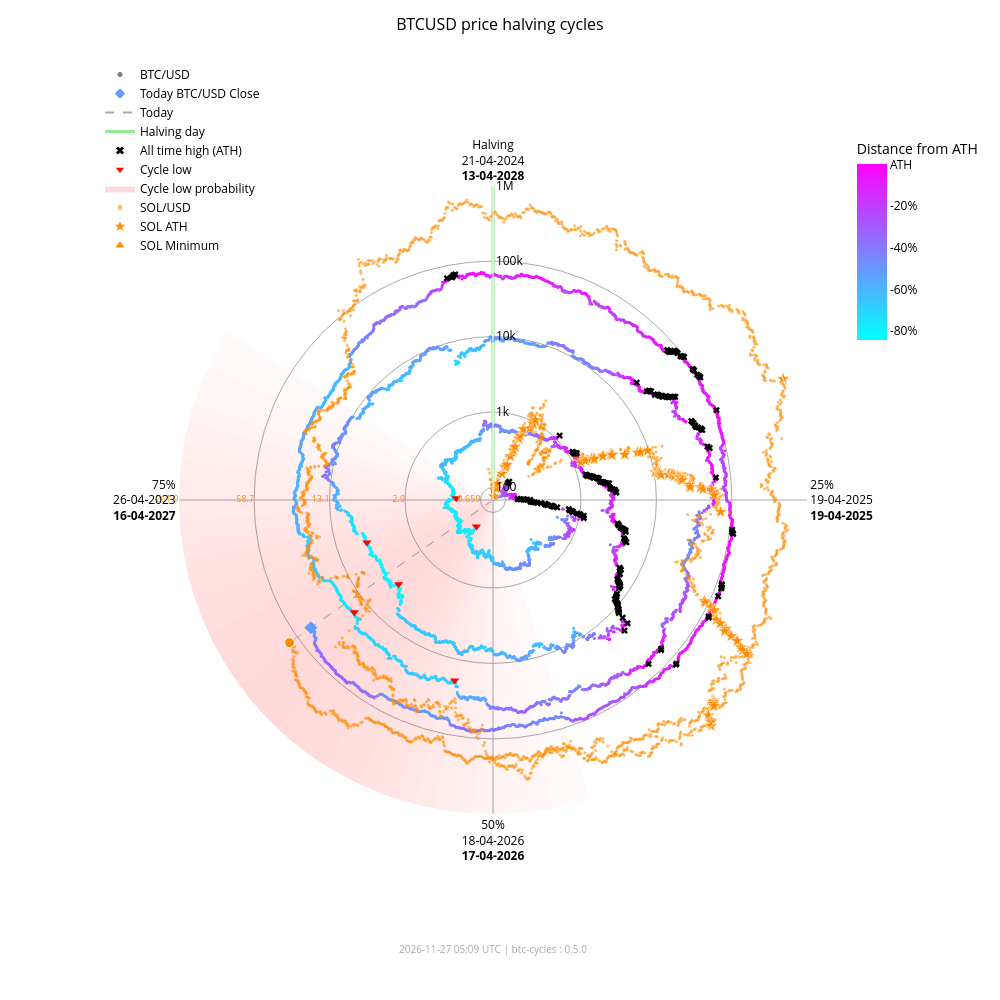

The notebook cell this image was saved under:
### Markdown cell above
### Interactive chart with overlay

### Code cell
fig_overlay_interactive = btc.plot(
    kind="interactive",
    from_date="2012-11-28",
    overlay=sol,
)
fig_overlay_interactive.show(config={"scrollZoom": True, "displayModeBar": True})

### Figure 1 — Plotly figure (JSON) as saved in the notebook; plotly's stock layout.template omitted (floating-point values rounded to 4 significant figures; data arrays with more than 128 entries replaced by an {"elided": "..."} marker saying what was removed)
{"data": [{"fill": "toself", "fillcolor": "rgba(255,0,0,0.018306980149439524)", "hoverinfo": "skip", "line": {"width": 0}, "mode": "lines", "r": [68.43, 1000000, 1000000, 68.43, 68.43], "showlegend": false, "theta": [162.0, 162.0, 165.6, 165.6, 162.0], "type": "scatterpolar"}, {"fill": "toself", "fillcolor": "rgba(255,0,0,0.02405911634527998)", "hoverinfo": "skip", "line": {"width": 0}, "mode": "lines", "r": [68.43, 1000000, 1000000, 68.43, 68.43], "showlegend": false, "theta": [165.6, 165.6, 169.2, 169.2, 165.6], "type": "scatterpolar"}, {"fill": "toself", "fillcolor": "rgba(255,0,0,0.030803449372254352)", "hoverinfo": "skip", "line": {"width": 0}, "mode": "lines", "r": [68.43, 1000000, 1000000, 68.43, 68.43], "showlegend": false, "theta": [169.2, 169.2, 172.8, 172.8, 169.2], "type": "scatterpolar"}, {"fill": "toself", "fillcolor": "rgba(255,0,0,0.03847233586005252)", "hoverinfo": "skip", "line": {"width": 0}, "mode": "lines", "r": [68.43, 1000000, 1000000, 68.43, 68.43], "showlegend": false, "theta": [172.8, 172.8, 176.4, 176.4, 172.8], "type": "scatterpolar"}, {"fill": "toself", "fillcolor": "rgba(255,0,0,0.04694405159551339)", "hoverinfo": "skip", "line": {"width": 0}, "mode": "lines", "r": [68.43, 1000000, 1000000, 68.43, 68.43], "showlegend": false, "theta": [176.4, 176.4, 180.0, 180.0, 176.4], "type": "scatterpolar"}, {"fill": "toself", "fillcolor": "rgba(255,0,0,0.05605603979818329)", "hoverinfo": "skip", "line": {"width": 0}, "mode": "lines", "r": [68.43, 1000000, 1000000, 68.43, 68.43], "showlegend": false, "theta": [180.0, 180.0, 183.6, 183.6, 180.0], "type": "scatterpolar"}, {"fill": "toself", "fillcolor": "rgba(255,0,0,0.06562330627802694)", "hoverinfo": "skip", "line": {"width": 0}, "mode": "lines", "r": [68.43, 1000000, 1000000, 68.43, 68.43], "showlegend": false, "theta": [183.6, 183.6, 187.2, 187.2, 183.6], "type": "scatterpolar"}, {"fill": "toself", "fillcolor": "rgba(255,0,0,0.07545707932574237)", "hoverinfo": "skip", "line": {"width": 0}, "mode": "lines", "r": [68.43, 1000000, 1000000, 68.43, 68.43], "showlegend": false, "theta": [187.2, 187.2, 190.8, 190.8, 187.2], "type": "scatterpolar"}, {"fill": "toself", "fillcolor": "rgba(255,0,0,0.08537841060169407)", "hoverinfo": "skip", "line": {"width": 0}, "mode": "lines", "r": [68.43, 1000000, 1000000, 68.43, 68.43], "showlegend": false, "theta": [190.8, 190.8, 194.4, 194.4, 190.8], "type": "scatterpolar"}, {"fill": "toself", "fillcolor": "rgba(255,0,0,0.09522272137134848)", "hoverinfo": "skip", "line": {"width": 0}, "mode": "lines", "r": [68.43, 1000000, 1000000, 68.43, 68.43], "showlegend": false, "theta": [194.4, 194.4, 198.0, 198.0, 194.4], "type": "scatterpolar"}, {"fill": "toself", "fillcolor": "rgba(255,0,0,0.10483418800389058)", "hoverinfo": "skip", "line": {"width": 0}, "mode": "lines", "r": [68.43, 1000000, 1000000, 68.43, 68.43], "showlegend": false, "theta": [198.0, 198.0, 201.6, 201.6, 198.0], "type": "scatterpolar"}, {"fill": "toself", "fillcolor": "rgba(255,0,0,0.11405248627197925)", "hoverinfo": "skip", "line": {"width": 0}, "mode": "lines", "r": [68.43, 1000000, 1000000, 68.43, 68.43], "showlegend": false, "theta": [201.6, 201.6, 205.2, 205.2, 201.6], "type": "scatterpolar"}, {"fill": "toself", "fillcolor": "rgba(255,0,0,0.12269756305009562)", "hoverinfo": "skip", "line": {"width": 0}, "mode": "lines", "r": [68.43, 1000000, 1000000, 68.43, 68.43], "showlegend": false, "theta": [205.2, 205.2, 208.8, 208.8, 205.2], "type": "scatterpolar"}, {"fill": "toself", "fillcolor": "rgba(255,0,0,0.13055959037792858)", "hoverinfo": "skip", "line": {"width": 0}, "mode": "lines", "r": [68.43, 1000000, 1000000, 68.43, 68.43], "showlegend": false, "theta": [208.8, 208.8, 212.4, 212.4, 208.8], "type": "scatterpolar"}, {"fill": "toself", "fillcolor": "rgba(255,0,0,0.13740037014073872)", "hoverinfo": "skip", "line": {"width": 0}, "mode": "lines", "r": [68.43, 1000000, 1000000, 68.43, 68.43], "showlegend": false, "theta": [212.4, 212.4, 216.0, 216.0, 212.4], "type": "scatterpolar"}, {"fill": "toself", "fillcolor": "rgba(255,0,0,0.14296927208088228)", "hoverinfo": "skip", "line": {"width": 0}, "mode": "lines", "r": [68.43, 1000000, 1000000, 68.43, 68.43], "showlegend": false, "theta": [216.0, 216.0, 219.6, 219.6, 216.0], "type": "scatterpolar"}, {"fill": "toself", "fillcolor": "rgba(255,0,0,0.14703219887325494)", "hoverinfo": "skip", "line": {"width": 0}, "mode": "lines", "r": [68.43, 1000000, 1000000, 68.43, 68.43], "showlegend": false, "theta": [219.6, 219.6, 223.2, 223.2, 219.6], "type": "scatterpolar"}, {"fill": "toself", "fillcolor": "rgba(255,0,0,0.14940752827264187)", "hoverinfo": "skip", "line": {"width": 0}, "mode": "lines", "r": [68.43, 1000000, 1000000, 68.43, 68.43], "showlegend": false, "theta": [223.2, 223.2, 226.8, 226.8, 223.2], "type": "scatterpolar"}, {"fill": "toself", "fillcolor": "rgba(255,0,0,0.15)", "hoverinfo": "skip", "line": {"width": 0}, "mode": "lines", "r": [68.43, 1000000, 1000000, 68.43, 68.43], "showlegend": false, "theta": [226.8, 226.8, 230.4, 230.4, 226.8], "type": "scatterpolar"}, {"fill": "toself", "fillcolor": "rgba(255,0,0,0.14882314851976614)", "hoverinfo": "skip", "line": {"width": 0}, "mode": "lines", "r": [68.43, 1000000, 1000000, 68.43, 68.43], "showlegend": false, "theta": [230.4, 230.4, 234.0, 234.0, 230.4], "type": "scatterpolar"}, {"fill": "toself", "fillcolor": "rgba(255,0,0,0.14600334989350275)", "hoverinfo": "skip", "line": {"width": 0}, "mode": "lines", "r": [68.43, 1000000, 1000000, 68.43, 68.43], "showlegend": false, "theta": [234.0, 234.0, 237.6, 237.6, 234.0], "type": "scatterpolar"}, {"fill": "toself", "fillcolor": "rgba(255,0,0,0.14176315293000513)", "hoverinfo": "skip", "line": {"width": 0}, "mode": "lines", "r": [68.43, 1000000, 1000000, 68.43, 68.43], "showlegend": false, "theta": [237.6, 237.6, 241.2, 241.2, 237.6], "type": "scatterpolar"}, {"fill": "toself", "fillcolor": "rgba(255,0,0,0.1363869302869166)", "hoverinfo": "skip", "line": {"width": 0}, "mode": "lines", "r": [68.43, 1000000, 1000000, 68.43, 68.43], "showlegend": false, "theta": [241.2, 241.2, 244.8, 244.8, 241.2], "type": "scatterpolar"}, {"fill": "toself", "fillcolor": "rgba(255,0,0,0.13017643696734477)", "hoverinfo": "skip", "line": {"width": 0}, "mode": "lines", "r": [68.43, 1000000, 1000000, 68.43, 68.43], "showlegend": false, "theta": [244.8, 244.8, 248.4, 248.4, 244.8], "type": "scatterpolar"}, {"fill": "toself", "fillcolor": "rgba(255,0,0,0.1234063302665758)", "hoverinfo": "skip", "line": {"width": 0}, "mode": "lines", "r": [68.43, 1000000, 1000000, 68.43, 68.43], "showlegend": false, "theta": [248.4, 248.4, 252.0, 252.0, 248.4], "type": "scatterpolar"}, {"fill": "toself", "fillcolor": "rgba(255,0,0,0.11628949020714345)", "hoverinfo": "skip", "line": {"width": 0}, "mode": "lines", "r": [68.43, 1000000, 1000000, 68.43, 68.43], "showlegend": false, "theta": [252.0, 252.0, 255.6, 255.6, 252.0], "type": "scatterpolar"}, {"fill": "toself", "fillcolor": "rgba(255,0,0,0.108959277972535)", "hoverinfo": "skip", "line": {"width": 0}, "mode": "lines", "r": [68.43, 1000000, 1000000, 68.43, 68.43], "showlegend": false, "theta": [255.6, 255.6, 259.2, 259.2, 255.6], "type": "scatterpolar"}, {"fill": "toself", "fillcolor": "rgba(255,0,0,0.1014715299920515)", "hoverinfo": "skip", "line": {"width": 0}, "mode": "lines", "r": [68.43, 1000000, 1000000, 68.43, 68.43], "showlegend": false, "theta": [259.2, 259.2, 262.8, 262.8, 259.2], "type": "scatterpolar"}, {"fill": "toself", "fillcolor": "rgba(255,0,0,0.09382430417652897)", "hoverinfo": "skip", "line": {"width": 0}, "mode": "lines", "r": [68.43, 1000000, 1000000, 68.43, 68.43], "showlegend": false, "theta": [262.8, 262.8, 266.4, 266.4, 262.8], "type": "scatterpolar"}, {"fill": "toself", "fillcolor": "rgba(255,0,0,0.08598937207621672)", "hoverinfo": "skip", "line": {"width": 0}, "mode": "lines", "r": [68.43, 1000000, 1000000, 68.43, 68.43], "showlegend": false, "theta": [266.4, 266.4, 270.0, 270.0, 266.4], "type": "scatterpolar"}, {"fill": "toself", "fillcolor": "rgba(255,0,0,0.07794710108398434)", "hoverinfo": "skip", "line": {"width": 0}, "mode": "lines", "r": [68.43, 1000000, 1000000, 68.43, 68.43], "showlegend": false, "theta": [270.0, 270.0, 273.6, 273.6, 270.0], "type": "scatterpolar"}, {"fill": "toself", "fillcolor": "rgba(255,0,0,0.06971614429145927)", "hoverinfo": "skip", "line": {"width": 0}, "mode": "lines", "r": [68.43, 1000000, 1000000, 68.43, 68.43], "showlegend": false, "theta": [273.6, 273.6, 277.2, 277.2, 273.6], "type": "scatterpolar"}, {"fill": "toself", "fillcolor": "rgba(255,0,0,0.061371174705723626)", "hoverinfo": "skip", "line": {"width": 0}, "mode": "lines", "r": [68.43, 1000000, 1000000, 68.43, 68.43], "showlegend": false, "theta": [277.2, 277.2, 280.8, 280.8, 277.2], "type": "scatterpolar"}, {"fill": "toself", "fillcolor": "rgba(255,0,0,0.05304520605236535)", "hoverinfo": "skip", "line": {"width": 0}, "mode": "lines", "r": [68.43, 1000000, 1000000, 68.43, 68.43], "showlegend": false, "theta": [280.8, 280.8, 284.4, 284.4, 280.8], "type": "scatterpolar"}, {"fill": "toself", "fillcolor": "rgba(255,0,0,0.044916938988340704)", "hoverinfo": "skip", "line": {"width": 0}, "mode": "lines", "r": [68.43, 1000000, 1000000, 68.43, 68.43], "showlegend": false, "theta": [284.4, 284.4, 288.0, 288.0, 284.4], "type": "scatterpolar"}, {"fill": "toself", "fillcolor": "rgba(255,0,0,0.0371870550186571)", "hoverinfo": "skip", "line": {"width": 0}, "mode": "lines", "r": [68.43, 1000000, 1000000, 68.43, 68.43], "showlegend": false, "theta": [288.0, 288.0, 291.6, 291.6, 288.0], "type": "scatterpolar"}, {"fill": "toself", "fillcolor": "rgba(255,0,0,0.030049603184432498)", "hoverinfo": "skip", "line": {"width": 0}, "mode": "lines", "r": [68.43, 1000000, 1000000, 68.43, 68.43], "showlegend": false, "theta": [291.6, 291.6, 295.2, 295.2, 291.6], "type": "scatterpolar"}, {"fill": "toself", "fillcolor": "rgba(255,0,0,0.023665126797805223)", "hoverinfo": "skip", "line": {"width": 0}, "mode": "lines", "r": [68.43, 1000000, 1000000, 68.43, 68.43], "showlegend": false, "theta": [295.2, 295.2, 298.8, 298.8, 295.2], "type": "scatterpolar"}, {"fill": "toself", "fillcolor": "rgba(255,0,0,0.018141004067302662)", "hoverinfo": "skip", "line": {"width": 0}, "mode": "lines", "r": [68.43, 1000000, 1000000, 68.43, 68.43], "showlegend": false, "theta": [298.8, 298.8, 302.4, 302.4, 298.8], "type": "scatterpolar"}, {"hoverinfo": "skip", "line": {"color": "darkgrey", "dash": "dash", "width": 1}, "mode": "lines", "r": [68.43, 60490.0], "showlegend": false, "theta": [235.0, 235.0], "type": "scatterpolar"}, {"hoverinfo": "skip", "line": {"color": "darkgrey", "dash": "dash", "width": 1}, "mode": "lines", "r": [68.43, 134000.0], "showlegend": false, "theta": [235.0, 235.0], "type": "scatterpolar"}, {"hoverinfo": "skip", "line": {"color": "lightgreen", "width": 3}, "mode": "lines", "r": [68.43, 1000000], "showlegend": false, "theta": [0, 0], "type": "scatterpolar"}, {"hoverinfo": "text", "marker": {"color": {"elided": "4962 str values"}, "size": 3}, "mode": "markers", "r": {"elided": "4962 float values"}, "showlegend": false, "text": {"elided": "4962 str values"}, "theta": {"elided": "4962 float values"}, "type": "scatterpolar"}, {"hoverinfo": "text", "marker": {"color": "#FF8C00", "opacity": 0.6, "size": 3}, "mode": "markers", "r": {"elided": "2422 float values"}, "showlegend": false, "text": {"elided": "2422 str values"}, "theta": {"elided": "2422 float values"}, "type": "scatterpolar"}, {"hoverinfo": "text", "marker": {"color": "#649bff", "size": 10, "symbol": "diamond"}, "mode": "markers", "r": [60490.0], "showlegend": false, "text": ["Today<br>Date: 2026-11-26<br>Price: $60,494.71"], "theta": [235.0], "type": "scatterpolar"}, {"hoverinfo": "text", "marker": {"color": "#FF8C00", "line": {"color": "white", "width": 1}, "size": 10, "symbol": "circle"}, "mode": "markers", "r": [134000.0], "showlegend": false, "text": ["Today SOL<br>Date: 2026-11-26<br>Price: $70.93"], "theta": [235.0], "type": "scatterpolar"}, {"hoverinfo": "text", "marker": {"color": "#FF8C00", "line": {"color": "white", "width": 0.5}, "size": 10, "symbol": "star"}, "mode": "markers", "r": [68.43, 76.69, 98.28, 115.1, 160.2, 199.2, 200.3, 203.8, 217.3, 287.8, 349.8, 397.3, 523.3, 573.2, 718.1, 798.5, 948.0, 1078.0, 1271.0, 1461.0, 1785.0, 1908.0, 1917.0, 2530.0, 3215.0, 3302.0, 3322.0, 4795.0, 7121.0, 7760.0, 9679.0, 10370.0, 11210.0, 11600.0, 11830.0, 12190.0, 15220.0, 16990.0, 18090.0, 20010.0, 20730.0, 21720.0, 21920.0, 22700.0, 28100.0, 28410.0, 38550.0, 41750.0, 54000.0, 58230.0, 71670.0, 86520.0, 90770.0, 111800.0, 112400.0, 128500.0, 155700.0, 182600.0, 229400.0, 231200.0, 295100.0, 371400.0, 451600.0, 493500.0, 583700.0, 612100.0, 618900.0, 644000.0, 686600.0, 744100.0, 879500.0, 907500.0, 980900.0, 1000000.0], "showlegend": false, "text": ["SOL ATH<br>Date: 2020-04-10<br>Price: $0.95", "SOL ATH<br>Date: 2020-07-12<br>Price: $1.02", "SOL ATH<br>Date: 2020-07-13<br>Price: $1.18", "SOL ATH<br>Date: 2020-07-15<br>Price: $1.29", "SOL ATH<br>Date: 2020-07-26<br>Price: $1.57", "SOL ATH<br>Date: 2020-07-27<br>Price: $1.78", "SOL ATH<br>Date: 2020-07-28<br>Price: $1.78", "SOL ATH<br>Date: 2020-08-03<br>Price: $1.80", "SOL ATH<br>Date: 2020-08-04<br>Price: $1.87", "SOL ATH<br>Date: 2020-08-06<br>Price: $2.21", "SOL ATH<br>Date: 2020-08-08<br>Price: $2.47", "SOL ATH<br>Date: 2020-08-09<br>Price: $2.67", "SOL ATH<br>Date: 2020-08-10<br>Price: $3.13", "SOL ATH<br>Date: 2020-08-11<br>Price: $3.30", "SOL ATH<br>Date: 2020-08-12<br>Price: $3.77", "SOL ATH<br>Date: 2020-08-28<br>Price: $4.01", "SOL ATH<br>Date: 2020-08-30<br>Price: $4.44", "SOL ATH<br>Date: 2020-08-31<br>Price: $4.78", "SOL ATH<br>Date: 2021-02-02<br>Price: $5.27", "SOL ATH<br>Date: 2021-02-03<br>Price: $5.72", "SOL ATH<br>Date: 2021-02-04<br>Price: $6.43", "SOL ATH<br>Date: 2021-02-05<br>Price: $6.68", "SOL ATH<br>Date: 2021-02-07<br>Price: $6.70", "SOL ATH<br>Date: 2021-02-08<br>Price: $7.88", "SOL ATH<br>Date: 2021-02-10<br>Price: $9.07", "SOL ATH<br>Date: 2021-02-11<br>Price: $9.22", "SOL ATH<br>Date: 2021-02-12<br>Price: $9.25", "SOL ATH<br>Date: 2021-02-19<br>Price: $11.47", "SOL ATH<br>Date: 2021-02-22<br>Price: $14.45", "SOL ATH<br>Date: 2021-02-23<br>Price: $15.20", "SOL ATH<br>Date: 2021-02-24<br>Price: $17.30", "SOL ATH<br>Date: 2021-03-28<br>Price: $18.02", "SOL ATH<br>Date: 2021-03-29<br>Price: $18.85", "SOL ATH<br>Date: 2021-03-30<br>Price: $19.23", "SOL ATH<br>Date: 2021-03-31<br>Price: $19.47", "SOL ATH<br>Date: 2021-04-02<br>Price: $19.81", "SOL ATH<br>Date: 2021-04-03<br>Price: $22.55", "SOL ATH<br>Date: 2021-04-04<br>Price: $24.06", "SOL ATH<br>Date: 2021-04-06<br>Price: $24.96", "SOL ATH<br>Date: 2021-04-07<br>Price: $26.48", "SOL ATH<br>Date: 2021-04-08<br>Price: $27.03", "SOL ATH<br>Date: 2021-04-09<br>Price: $27.78", "SOL ATH<br>Date: 2021-04-11<br>Price: $27.93", "SOL ATH<br>Date: 2021-04-12<br>Price: $28.51", "SOL ATH<br>Date: 2021-04-18<br>Price: $32.30", "SOL ATH<br>Date: 2021-04-21<br>Price: $32.51", "SOL ATH<br>Date: 2021-04-22<br>Price: $38.88", "SOL ATH<br>Date: 2021-04-24<br>Price: $40.74", "SOL ATH<br>Date: 2021-04-25<br>Price: $47.37", "SOL ATH<br>Date: 2021-05-01<br>Price: $49.51", "SOL ATH<br>Date: 2021-05-18<br>Price: $55.91", "SOL ATH<br>Date: 2021-08-16<br>Price: $62.43", "SOL ATH<br>Date: 2021-08-17<br>Price: $64.21", "SOL ATH<br>Date: 2021-08-18<br>Price: $72.54", "SOL ATH<br>Date: 2021-08-19<br>Price: $72.76", "SOL ATH<br>Date: 2021-08-20<br>Price: $78.72", "SOL ATH<br>Date: 2021-08-27<br>Price: $88.09", "SOL ATH<br>Date: 2021-08-28<br>Price: $96.70", "SOL ATH<br>Date: 2021-08-30<br>Price: $110.54", "SOL ATH<br>Date: 2021-09-01<br>Price: $111.03", "SOL ATH<br>Date: 2021-09-02<br>Price: $128.10", "SOL ATH<br>Date: 2021-09-03<br>Price: $146.58", "SOL ATH<br>Date: 2021-09-06<br>Price: $164.38", "SOL ATH<br>Date: 2021-09-07<br>Price: $173.15", "SOL ATH<br>Date: 2021-09-08<br>Price: $191.04", "SOL ATH<br>Date: 2021-10-22<br>Price: $196.43", "SOL ATH<br>Date: 2021-10-23<br>Price: $197.70", "SOL ATH<br>Date: 2021-10-24<br>Price: $202.36", "SOL ATH<br>Date: 2021-10-25<br>Price: $210.10", "SOL ATH<br>Date: 2021-11-02<br>Price: $220.24", "SOL ATH<br>Date: 2021-11-03<br>Price: $242.90", "SOL ATH<br>Date: 2021-11-04<br>Price: $247.39", "SOL ATH<br>Date: 2021-11-06<br>Price: $258.93", "SOL ATH<br>Date: 2025-01-18<br>Price: $261.87"], "theta": [352.0, 15.5, 15.75, 16.25, 19.0, 19.25, 19.5, 21.0, 21.25, 21.75, 22.25, 22.5, 22.75, 23.0, 23.25, 27.25, 27.75, 28.0, 66.75, 67.0, 67.25, 67.5, 68.0, 68.25, 68.75, 69.0, 69.25, 71.0, 71.75, 72.0, 72.25, 80.25, 80.5, 80.75, 81.0, 81.5, 81.75, 82.0, 82.5, 82.75, 83.0, 83.25, 83.75, 84.0, 85.5, 86.25, 86.5, 87.0, 87.25, 88.75, 93.0, 115.5, 115.8, 116.0, 116.2, 116.5, 118.2, 118.5, 119.0, 119.5, 119.8, 120.0, 120.7, 121.0, 121.3, 132.2, 132.5, 132.8, 133.0, 135.0, 135.2, 135.5, 136.0, 67.35], "type": "scatterpolar"}, {"hoverinfo": "text", "marker": {"color": "#FF8C00", "line": {"color": "white", "width": 0.5}, "size": 10, "symbol": "triangle-up"}, "mode": "markers", "r": [68.43], "showlegend": false, "text": ["SOL Minimum<br>Date: 2020-05-11<br>Price: $0.52"], "theta": [0.0], "type": "scatterpolar"}, {"hoverinfo": "text", "marker": {"color": "black", "size": 6, "symbol": "x"}, "mode": "markers", "r": {"elided": "182 float values"}, "showlegend": false, "text": {"elided": "182 str values"}, "theta": {"elided": "182 float values"}, "type": "scatterpolar"}, {"hoverinfo": "text", "marker": {"color": "red", "size": 8, "symbol": "triangle-down"}, "mode": "markers", "r": [178.1, 210.5, 3237.0, 3961.0, 19020.0, 15790.0], "showlegend": false, "text": ["Cycle Low<br>Date: 2015-01-14<br>Price: $178.10<br>ATH distance: -84.5%", "Cycle Low<br>Date: 2015-08-24<br>Price: $210.49<br>ATH distance: -81.7%", "Cycle Low<br>Date: 2018-12-15<br>Price: $3,236.76<br>ATH distance: -83.4%", "Cycle Low<br>Date: 2019-03-15<br>Price: $3,960.91<br>ATH distance: -79.7%", "Cycle Low<br>Date: 2022-06-18<br>Price: $19,017.64<br>ATH distance: -71.9%", "Cycle Low<br>Date: 2022-11-21<br>Price: $15,787.28<br>ATH distance: -76.6%"], "theta": [212.1, 272.7, 228.3, 251.4, 192.0, 231.0], "type": "scatterpolar"}, {"marker": {"color": "grey", "size": 5}, "mode": "markers", "name": "BTC/USD", "r": [null], "theta": [null], "type": "scatterpolar"}, {"marker": {"color": "#649bff", "size": 8, "symbol": "diamond"}, "mode": "markers", "name": "Today BTC/USD Close", "r": [null], "theta": [null], "type": "scatterpolar"}, {"line": {"color": "darkgrey", "dash": "dash"}, "mode": "lines", "name": "Today", "r": [null], "theta": [null], "type": "scatterpolar"}, {"line": {"color": "lightgreen", "width": 3}, "mode": "lines", "name": "Halving day", "r": [null], "theta": [null], "type": "scatterpolar"}, {"marker": {"color": "black", "size": 7, "symbol": "x"}, "mode": "markers", "name": "All time high (ATH)", "r": [null], "theta": [null], "type": "scatterpolar"}, {"marker": {"color": "red", "size": 7, "symbol": "triangle-down"}, "mode": "markers", "name": "Cycle low", "r": [null], "theta": [null], "type": "scatterpolar"}, {"fill": "toself", "fillcolor": "rgba(255,0,0,0.15)", "line": {"width": 0}, "mode": "lines", "name": "Cycle low probability", "r": [null], "theta": [null], "type": "scatterpolar"}, {"marker": {"color": "#FF8C00", "opacity": 0.6, "size": 5}, "mode": "markers", "name": "SOL/USD", "r": [null], "theta": [null], "type": "scatterpolar"}, {"marker": {"color": "#FF8C00", "size": 8, "symbol": "star"}, "mode": "markers", "name": "SOL ATH", "r": [null], "theta": [null], "type": "scatterpolar"}, {"marker": {"color": "#FF8C00", "size": 8, "symbol": "triangle-up"}, "mode": "markers", "name": "SOL Minimum", "r": [null], "theta": [null], "type": "scatterpolar"}, {"hoverinfo": "skip", "marker": {"cmax": 0, "cmin": -0.8453, "color": [0], "colorbar": {"len": 0.25, "ticktext": ["ATH", "-20%", "-40%", "-60%", "-80%", "-100%"], "tickvals": [0, -0.2, -0.4, -0.6, -0.8, -1.0], "title": {"text": "Distance from ATH"}, "x": 0.95, "y": 0.92, "yanchor": "top"}, "colorscale": {"elided": "256x2 mixed values"}, "showscale": true, "size": 0}, "mode": "markers", "r": [null], "showlegend": false, "theta": [null], "type": "scatterpolar"}, {"hoverinfo": "skip", "mode": "text", "r": [100, 1000, 10000, 100000, 1000000], "showlegend": false, "text": ["0.659", "2.9", "13.1", "58.7", "261.9"], "textfont": {"color": "#FF8C00", "size": 9}, "textposition": "middle left", "theta": [270, 270, 270, 270, 270], "type": "scatterpolar"}], "layout": {"annotations": [{"font": {"color": "darkgrey", "size": 10}, "showarrow": false, "text": "2026-11-27 05:09 UTC | btc-cycles : 0.5.0", "x": 0.5, "xref": "paper", "y": -0.02, "yref": "paper"}], "font": {"color": "black"}, "height": 1000, "legend": {"bgcolor": "rgba(0,0,0,0)", "font": {"color": "black"}, "x": 0.0, "y": 1.0}, "margin": {"b": 60, "l": 100, "r": 80, "t": 60}, "paper_bgcolor": "white", "plot_bgcolor": "white", "polar": {"angularaxis": {"color": "black", "direction": "clockwise", "gridcolor": "darkgrey", "rotation": 90, "ticktext": ["Halving<br>21-04-2024<br><b>13-04-2028</b>", "25%<br>19-04-2025<br><b>19-04-2025</b>", "50%<br>18-04-2026<br><b>17-04-2026</b>", "75%<br>26-04-2023<br><b>16-04-2027</b>"], "tickvals": [0, 90, 180, 270]}, "bgcolor": "white", "domain": {"x": [0.1, 0.9], "y": [0.05, 0.95]}, "radialaxis": {"angle": 90, "color": "black", "gridcolor": "darkgrey", "range": [1.835, 6.0], "tickangle": 90, "ticktext": ["100", "1k", "10k", "100k", "1M"], "tickvals": [100, 1000, 10000, 100000, 1000000], "type": "log"}}, "title": {"font": {"color": "black", "size": 16}, "text": "BTCUSD price halving cycles", "x": 0.5}, "width": 1000}}
